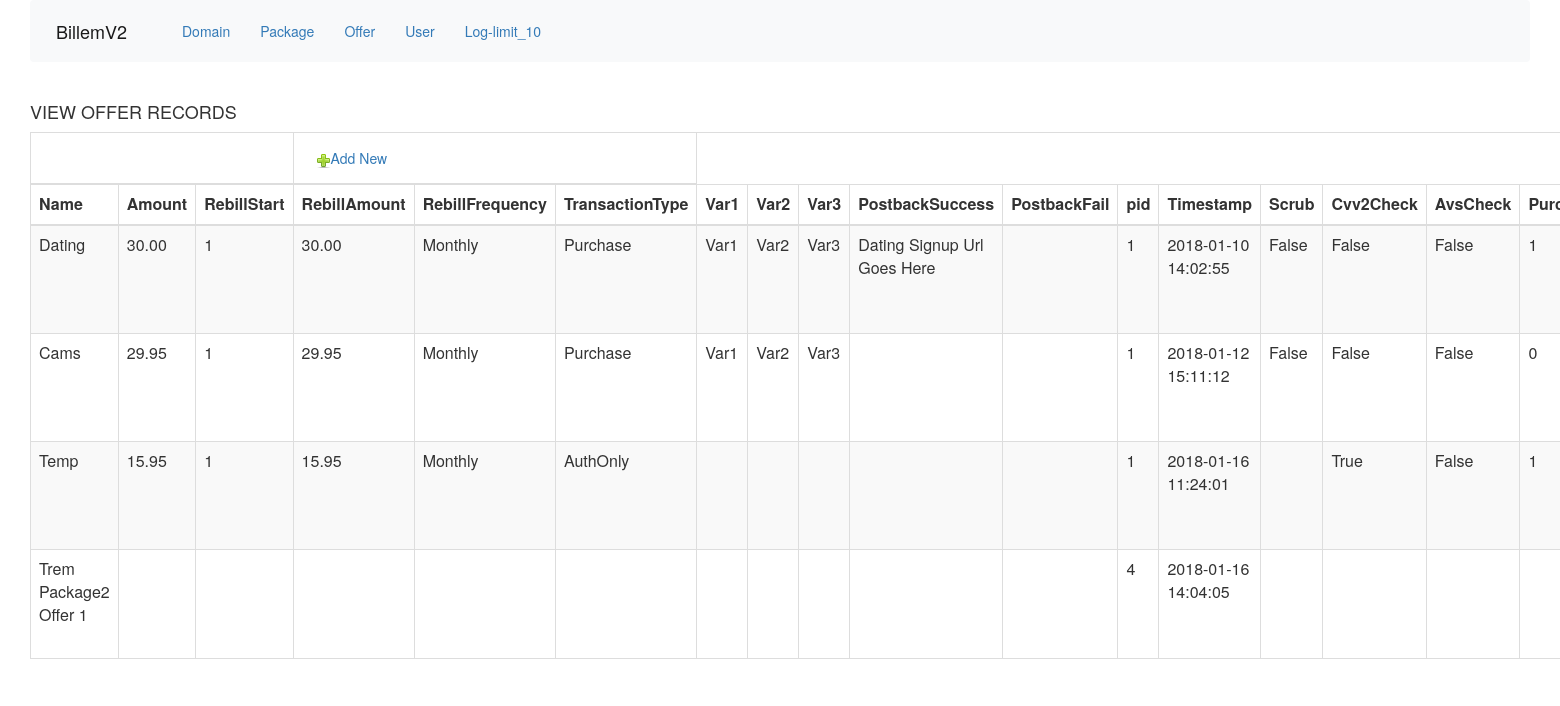
The app's page /offer_view.php with its own data.
### tables this page shows
CREATE TABLE `offer` (
  `idoffer` int(10) UNSIGNED NOT NULL,
  `name` varchar(45) DEFAULT NULL,
  `amount` varchar(45) DEFAULT NULL,
  `rebillStart` varchar(45) DEFAULT NULL,
  `rebillAmount` varchar(45) DEFAULT NULL,
  `rebillFrequency` varchar(45) DEFAULT NULL,
  `transactionType` varchar(45) DEFAULT NULL,
  `var1` varchar(45) DEFAULT NULL,
  `var2` varchar(45) DEFAULT NULL,
  `var3` varchar(45) DEFAULT NULL,
  `postbackSuccess` varchar(45) DEFAULT NULL,
  `postbackFail` varchar(45) DEFAULT NULL,
  `package_idpackage` int(10) UNSIGNED NOT NULL,
  `scrub` varchar(45) DEFAULT NULL,
  `cvv2Check` varchar(45) DEFAULT NULL,
  `avsCheck` varchar(45) DEFAULT NULL,
  `makePurchase` varchar(20) DEFAULT NULL,
  `timestamp` timestamp NOT NULL DEFAULT CURRENT_TIMESTAMP
);

### classes/dboptions.php (called while the page is built, shortened)
<?php
class dboptions
{
	public function rawSelect($sql)
	{
		$db = DB::getInstance();
		return $db->query($sql);
	}
}

### classes/offer.php (called while the page is built, shortened)
<?php
class offer
{
	public function SelectAll()
	{
		$dbc    = new dboptions();
		$record = $dbc->rawSelect("SELECT * FROM offer");
		return $record->fetchAll(PDO::FETCH_OBJ);
	}
}
?>

### public/offer_view.php (the view, shortened to what this page needs)
<?php
include '../public/nav.php';
include '../public/header.php';
?>
<!DOCTYPE html >
<html xmlns = "http://www.w3.org/1999/xhtml">
<head>
	<link rel = "stylesheet" href = "https://maxcdn.bootstrapcdn.com/bootstrap/3.3.6/css/bootstrap.min.css"/>
</head>
<body>
<div class = "row">
	<div class = "col-md-8">
		<h4>VIEW OFFER RECORDS</h4>
		<table align = "center" class = "table table-striped table-bordered">
			<thead>
			<tr>
				<th colspan = "3">&nbsp;</th>
				<th colspan = "3"><a href = "offer_add.php" title = "Add New">
						<span class = "btn btn-mini">
							<img src = "assets/icons/add.png" width = "16" height = "16">Add New</span></a></th>
			</tr>
			<tr>
				<th>Name</>
				<th>Amount</th>
				<th>RebillStart</th>
				<th>RebillAmount</th>
				<th>RebillFrequency</th>
				<th>TransactionType</th>
				<th>Var1</th>
				<th>Var2</th>
				<th>Var3</th>
				<th>PostbackSuccess</th>
				<th>PostbackFail</th>
				<th>pid</th>
				<th>Timestamp</th>
				<th>Scrub</th>
				<th>Cvv2Check</th>
				<th>AvsCheck</th>
				<th>Purchase</th>
			</tr>
			</thead>
			<tbody>
			<?php
			$na = new offer();
			$result = $na->SelectAll();
			foreach ($result as $rows) {
				?>
				<tr>
					<td><?php echo ucwords($rows->name); ?></td>
					<td><?php echo ucwords($rows->amount); ?></td>
					<td><?php echo ucwords($rows->rebillStart); ?></td>
					<td><?php echo ucwords($rows->rebillAmount); ?></td>
					<td><?php echo ucwords($rows->rebillFrequency); ?></td>
					<td><?php echo ucwords($rows->transactionType); ?></td>
					<td><?php echo ucwords($rows->var1); ?></td>
					<td><?php echo ucwords($rows->var2); ?></td>
					<td><?php echo ucwords($rows->var3); ?></td>
					<td><?php echo ucwords($rows->postbackSuccess); ?></td>
					<td><?php echo ucwords($rows->postbackFail); ?></td>
					<td><?php echo ucwords($rows->package_idpackage); ?></td>
					<td><?php echo ucwords($rows->timestamp); ?></td>
					<td><?php echo ucwords($rows->scrub); ?></td>
					<td><?php echo ucwords($rows->cvv2Check); ?></td>
					<td><?php echo ucwords($rows->avsCheck); ?></td>
					<td><?php echo ucwords($rows->makePurchase); ?></td>
				</tr>
			<?php } ?>
			</tbody>
		</table>
	</div>
</div>
</body>
</html>

### public/nav.php (shortened to what this page needs)
<nav class="navbar navbar-expand-lg navbar-light bg-light">
	<a class="navbar-brand" href="#">BillemV2</a>
	<div class="collapse navbar-collapse" id="navbarSupportedContent">
		<ul class = "nav navbar-nav navbar-left">
			<li>
				<a href = "domain_view.php">Domain</a>
			</li>
			<li>
				<a href = "package_view.php">Package</a>
			</li>
			<li>
				<a href = "offer_view.php">Offer</a>
			</li>
			<li>
				<a href = "user_view.php">User</a>
			</li>
			<li>
				<a href = "rocketgateresponse_view.php?limit=10">Log-limit_10</a>
			</li>
		</ul>
	</div>
</nav>

### public/header.php (shortened to what this page needs)
<link rel = "stylesheet" href = "https://maxcdn.bootstrapcdn.com/bootstrap/3.3.7/css/bootstrap.min.css"
>
<link rel = "stylesheet" href = "https://maxcdn.bootstrapcdn.com/bootstrap/3.3.7/css/bootstrap-theme.min.css"
>
<link rel="stylesheet" href="https://maxcdn.bootstrapcdn.com/bootstrap/4.0.0/css/bootstrap.min.css">

### public/offer_view.php (style rules this page uses)
body { margin-left: 30px; margin-right: 30px; }

### records on screen
offer: name "Dating", amount "30.00", rebillStart "1", rebillAmount "30.00", rebillFrequency "Monthly", transactionType "Purchase", var1 "Var1", var2 "Var2", var3 "Var3", postbackSuccess "Dating Signup Url Goes Here", package_idpackage "1", timestamp "2018-01-10 14:02:55", scrub "False", cvv2Check "False", avsCheck "False", makePurchase "1"
offer: name "Cams", amount "29.95", rebillStart "1", rebillAmount "29.95", rebillFrequency "Monthly", transactionType "Purchase", var1 "Var1", var2 "Var2", var3 "Var3", package_idpackage "1", timestamp "2018-01-12 15:11:12", scrub "False", cvv2Check "False", avsCheck "False", makePurchase "0"
offer: name "Temp", amount "15.95", rebillStart "1", rebillAmount "15.95", rebillFrequency "Monthly", transactionType "AuthOnly", package_idpackage "1", timestamp "2018-01-16 11:24:01", cvv2Check "True", avsCheck "False", makePurchase "1"
offer: name "Trem Package2 Offer 1", package_idpackage "4", timestamp "2018-01-16 14:04:05"
